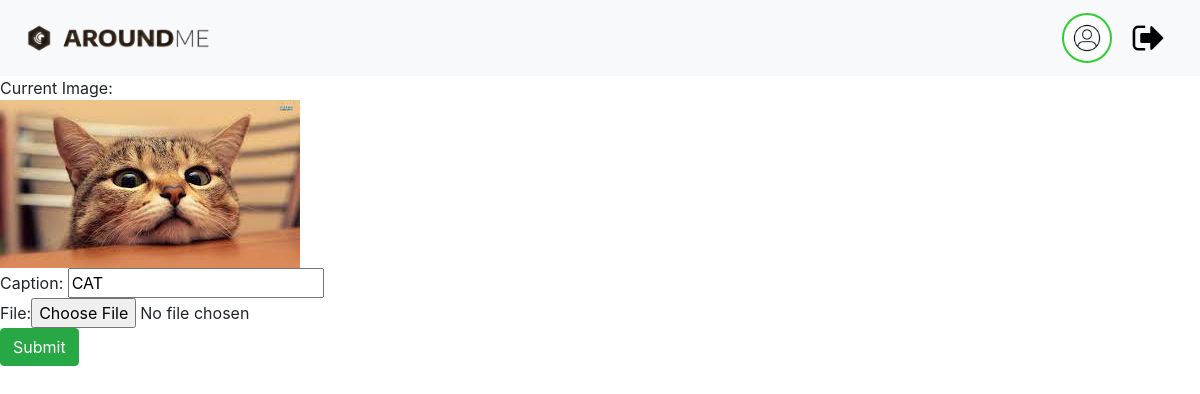
/user/EditPost/7, run on the app's committed database.
### user/models.py (models this page shows, shortened)
class Posts(models.Model):
    Image=models.ImageField(upload_to="post_img",null=True)
    caption=models.CharField(max_length=500)
    datetime=models.DateTimeField(auto_now=True)
    user=models.ForeignKey(User,on_delete=models.CASCADE,related_name="post_user")
    likes=models.ManyToManyField(User,related_name="liked_user")

### user/views.py (the view)
# urls.py: path("EditPost/<int:pk>",PostEdit.as_view(),name="EditPost"),
class PostEdit(UpdateView):
    form_class=PostForm
    model=Posts
    template_name="EditPost.html"
    success_url=reverse_lazy("Profile")
    pk_url_kwarg="pk"

### user/forms.py
class PostForm(forms.ModelForm):
    class Meta:
        model = Posts
        fields = ["Image","caption"]
        widgets={
            "Image":forms.FileInput(),
            "caption":forms.TextInput(),
        }

### user/templates/EditPost.html (shortened to what this page needs)
{% extends 'UserNav.html' %}
{% block nav %}
Current Image:<br>
<img src="{{ object.Image.url }}">
<form method="post" enctype="multipart/form-data">
   Caption: {{ form.caption }}
    <br>
    File:{{ form.Image}}
    <br>
    <button class="btn btn-success">Submit</button></td>
</form>
{% endblock nav %}

### data on the page
Posts: Image (picture), caption "CAT"
